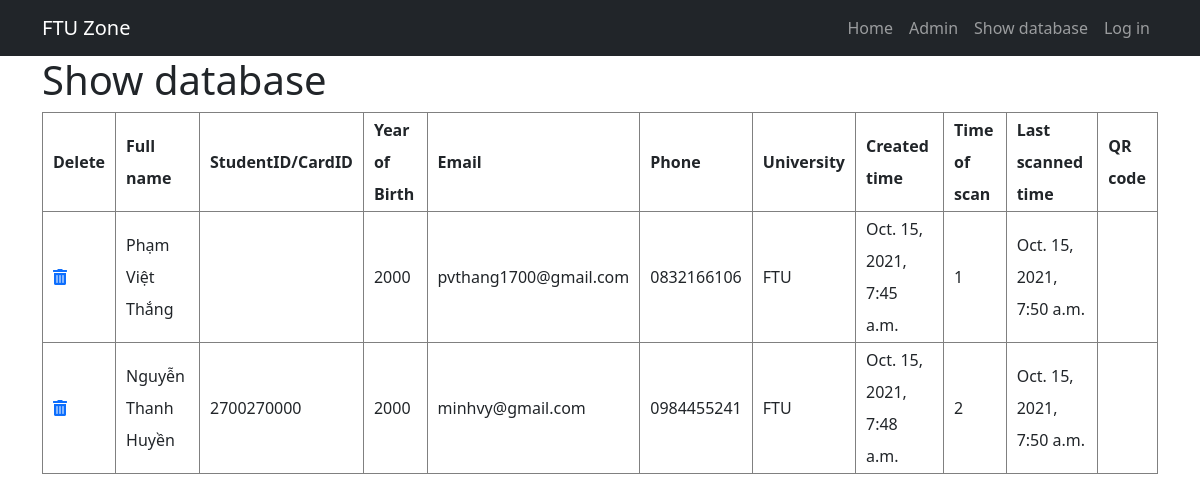
/app/showdtb/, run on an earlier commit of the app's database.
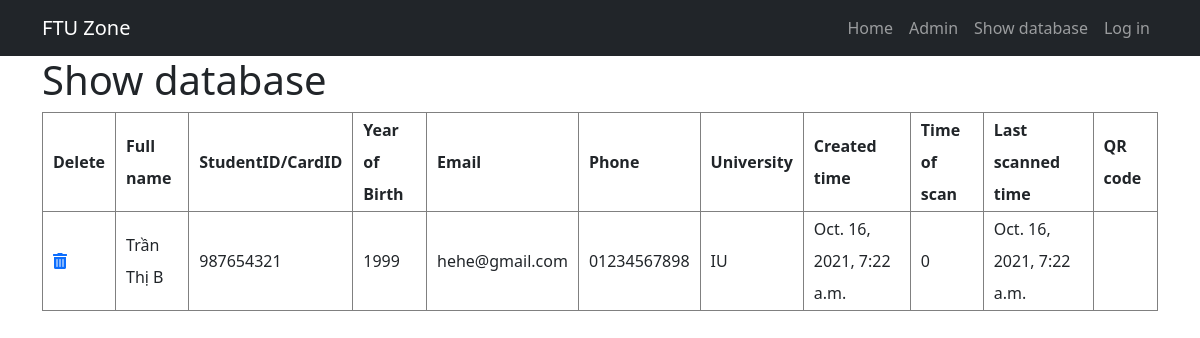
And on a later commit of the database.
### checkapp/models.py (models this page shows, shortened)
class Customers(models.Model):
  user_id = models.UUIDField(primary_key=True, default=uuid.uuid4, editable=False)
  name = models.CharField(max_length=256)
  CardId = models.CharField(max_length=20, blank=True)
  YearofBirth = models.CharField(blank=True, max_length=4)
  email = models.EmailField(default="@gmail.com")
  phone = models.CharField(max_length=15, blank=True)
  school = models.CharField(max_length=256)
  created_time = models.DateTimeField(default=datetime.now, editable=False)
  times_of_scan = models.IntegerField(default=0, editable=False)
  last_scanned = models.DateTimeField(default=datetime.now, editable=False)

### checkapp/views.py (the view)
# urls.py: path('showdtb/', views.showDTB, name="showdtb"),
def showDTB(req):
  data = Customers.objects.order_by("created_time")
  return render(req, "checkapp/showdtb.html", {"th_data": data})

### templates/checkapp/showdtb.html
<!DOCTYPE html>
{% extends "checkapp/base.html" %}
{% load qr_code %}
{% block body_block %}
  <h1>Show database</h1>
  {% if th_data %}
    <table>
      <thead>
        <th>Delete</th>
        <th>Full name</th>
        <th>StudentID/CardID</th>
        <th>Year of Birth</th>
        <th>Email</th>
        <th>Phone</th>
        <th>University</th>
        <th>Created time</th>
        <th>Time of scan</th>
        <th>Last scanned time</th>
        <th>QR code</th>
      </thead>
      <tbody>
      {% for row in th_data %}
        <tr>
          <td><a href="/app/delete/{{row.user_id}}"><i class="fas fa-trash-alt"></i></a></td>
          <td>{{ row.name }}</td>
          <td>{{ row.CardId }}</td>
          <td>{{ row.YearofBirth }}</td>
          <td>{{ row.email }}</td>
          <td>{{ row.phone }}</td>
          <td>{{ row.school }}</td>
          <td>{{ row.created_time }}</td>
          <td>{{ row.times_of_scan }}</td>
          <td>{{ row.last_scanned }}</td>
          <td>{% qr_from_text row.qr_link_heroku size="T" image_format="png" error_correction="L" %}
          </td>
        </tr>
      {% endfor %}
      </tbody>
    </table>
  {% else %}
    <h2>Data not founded!</h2>
  {% endif %}
{% endblock %}

### templates/checkapp/base.html (shortened to what this page needs)
<!DOCTYPE html>
{% load static %}
<html lang="en">
<head>
  <link href="https://cdn.jsdelivr.net/npm/bootstrap@5.1.3/dist/css/bootstrap.min.css" rel="stylesheet">
  <link rel="stylesheet" href="{% static 'css/style.css' %}">
  <link rel="stylesheet" href="https://pro.fontawesome.com/releases/v5.10.0/css/all.css"/>
</head>
<body>
  <nav class="navbar navbar-expand-lg navbar-dark bg-dark">
    <div class="container">
      <a class="navbar-brand" href="{% url 'index' %}">FTU Zone</a>
      <div class="collapse navbar-collapse" id="navbarSupportedContent">
        <ul class="navbar-nav ms-auto mb-2 mb-lg-0">
          <li class="nav-item">
            <a class="nav-link" aria-current="page" href="{% url 'index' %}">Home</a>
          </li>
          <li class="nav-item">
            <a class="nav-link" aria-current="page" href="{% url 'admin:index' %}">Admin</a>
          </li>
          <li class="nav-item">
            <a class="nav-link" href="{% url 'app:showdtb' %}">Show database</a>
          </li>
          {% if user.is_authenticated %}
          <li class="nav-item">
            <a class="nav-link" href="{% url 'app:adddtb' %}">Add database</a>
          </li>
          <li class="nav-item">
            <a class="nav-link" href="{% url 'app:logout' %}">Log out</a>
          </li>
          {% else %}
          <li class="nav-item">
            <a class="nav-link" href="{% url 'app:login' %}">Log in</a>
          </li>
          {% endif %}
        </ul>
      </div>
    </div>
  </nav>
  <div class="container">
    {% block body_block %}
    {% endblock %}
  </div>
</body>
</html>

### static/css/style.css (style rules this page uses)
table { line-height: 2rem; }
td, th { padding-left: 10px; padding-right: 10px; border: 1px gray solid; }

What changed in the data, as far as the page shows it:
removed Customers: name "Phạm Việt Thắng", YearofBirth "2000", email "pvthang1700@gmail.com", phone "0832166106", school "FTU", created_time "Oct. 15, 2021, 7:45 a.m.", times_of_scan "1", last_scanned "Oct. 15, 2021, 7:50 a.m."
removed Customers: name "Nguyễn Thanh Huyền", CardId "2700270000", YearofBirth "2000", email "minhvy@gmail.com", phone "0984455241", school "FTU", created_time "Oct. 15, 2021, 7:48 a.m.", times_of_scan "2", last_scanned "Oct. 15, 2021, 7:50 a.m."
added Customers: name "Trần Thị B", CardId "987654321", YearofBirth "1999", email "hehe@gmail.com", phone "01234567898", school "IU", created_time "Oct. 16, 2021, 7:22 a.m.", times_of_scan "0", last_scanned "Oct. 16, 2021, 7:22 a.m."
